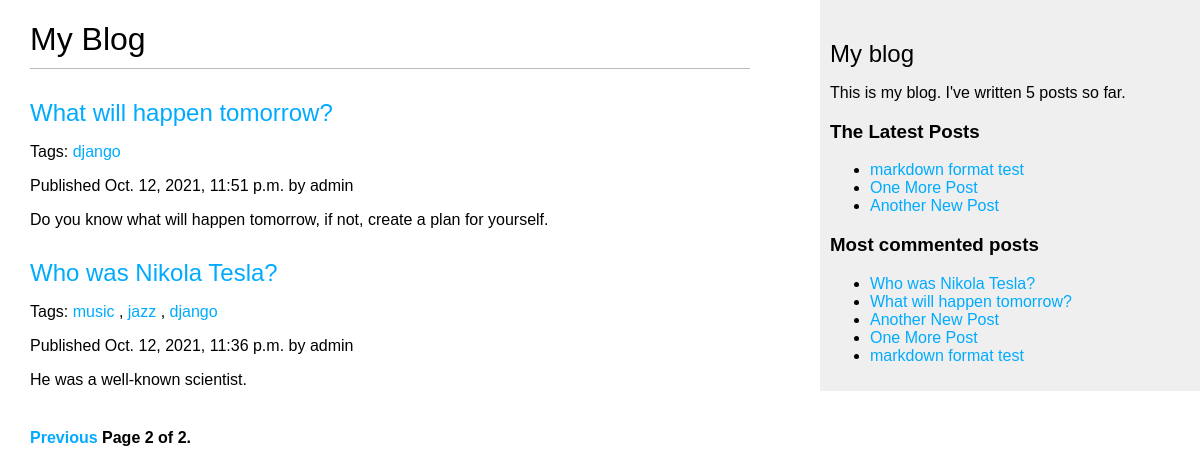
Screenshot of /blog/?page=2 with the database file from the repository.
### blog/models.py (models this page shows, shortened)
class Post(models.Model):
    STATUS_CHOICES = (
        ('draft', 'Draft'),
        ('published', 'Published'),
    )
    title = models.CharField(max_length=250)
    slug = models.SlugField(max_length=250, unique_for_date='publish')
    author = models.ForeignKey(User, on_delete=models.CASCADE, related_name='blog_posts')
    body = models.TextField()
    publish = models.DateTimeField(default=timezone.now)
    created = models.DateTimeField(auto_now_add=True)
    updated = models.DateTimeField(auto_now=True)
    status = models.CharField(max_length=10, choices=STATUS_CHOICES, default='draft')
    objects = models.Manager()
    published = PublishedManager()
    tags = TaggableManager()
    class Meta:
        ordering = ('-publish',)
    def get_absolute_url(self):
        return reverse('blog:post_detail', args=[self.publish.year, self.publish.month, self.publish.day, self.slug])

### blog/views.py (the view)
# urls.py: path('', views.post_list, name='post_list'),
def post_list(request, tag_slug=None):
    object_list = Post.published.all()
    tag = None
    if tag_slug:
        tag = get_object_or_404(Tag, slug=tag_slug)
        object_list = object_list.filter(tags__in=[tag])
    paginator = Paginator(object_list, 3)
    page = request.GET.get('page')
    try:
        posts = paginator.page(page)
    except PageNotAnInteger:
        posts = paginator.page(1)
    except EmptyPage:
        posts = paginator.page(paginator.num_pages)
    return render(request, 'blog/post/list.html', {'posts': posts, 'page': page, 'tag': tag})

### blog/models.py (called while the page is built)
    def get_queryset(self):
        return super(PublishedManager, self).get_queryset().filter(status='published')

### blog/templatetags/blog_tags.py (called while the page is built)
@register.simple_tag
def total_posts():
    return Post.published.count()

@register.inclusion_tag('blog/post/latest_posts.html')
def show_latest_posts(count=5):
    latest_posts = Post.published.order_by('-publish')[:count]
    return {'latest_posts': latest_posts}

@register.simple_tag
def get_most_commented_posts(count=5):
    return Post.published.annotate(total_comments=Count('comments')).order_by('-total_comments')[:count]

@register.filter(name='markdown')
def markdown_format(text):
    return mark_safe(markdown.markdown(text))

### blog/templates/blog/post/list.html (shortened to what this page needs)
{% extends "blog/base.html" %}
{% load blog_tags %}
{% block content %}
  <h1>My Blog</h1>
  {% for post in posts %}
    <h2>
      <a href="{{ post.get_absolute_url }}">
        {{ post.title }}
      </a>
    </h2>
    <p class="tags">
        Tags:
        {% for tag in post.tags.all %}
            <a href="{% url "blog:post_list_by_tag" tag.slug %}">
                {{ tag.name }}
            </a>
            {% if not forloop.last %}, {% endif %}
        {% endfor %}
    </p>
      Published {{ post.publish }} by {{ post.author }}
    {{ post.body|markdown|truncatewords_html:30 }}
  {% endfor %}
  {% include "pagination.html" with page=posts %}
{% endblock %}

### blog/templates/blog/base.html (shortened to what this page needs)
{% load blog_tags %}
{% load static %}
<!DOCTYPE html>
<html>
<head>
  <link href="{% static "css/blog.css" %}" rel="stylesheet">
</head>
<body>
  <div id="content">
    {% block content %}
    {% endblock %}
  </div>
  <div id="sidebar">
    <h2>My blog</h2>
    <p>This is my blog. I've written {% total_posts %} posts so far.</p>
    <h3>The Latest Posts</h3>
    {% show_latest_posts 3 %}
    <h3>Most commented posts</h3>
    {% get_most_commented_posts as most_commented_posts %}
    <ul>
      {% for post in most_commented_posts %}
        <li>
          <a href="{{ post.get_absolute_url }}">{{ post.title }}</a>
        </li>
      {% endfor %}
    </ul>
  </div>
</body>
</html>

### blog/templates/blog/post/latest_posts.html
<ul>
  {% for post in latest_posts %}
    <li>
      <a href="{{ post.get_absolute_url }}">{{ post.title }}</a>
    </li>
  {% endfor %}
</ul>

### blog/static/css/blog.css (style rules this page uses)
body { margin:0; padding:0; font-family:helvetica, sans-serif; }
a { color:#00abff; text-decoration:none; }
h1 { font-weight:normal; border-bottom:1px solid #bbb; padding:0 0 10px 0; }
h2 { font-weight:normal; margin:30px 0 0; }
#content { float:left; width:60%; padding:0 0 0 30px; }
#sidebar { float:right; width:30%; padding:10px; background:#efefef; height:100%; }

### rows the page displays
Post: title "What will happen tomorrow?", publish "Oct. 12, 2021, 11:51 p.m.", author "admin", body "Do you know what will happen tomorrow, if not, create a plan for yourself."
Tag: name "django"
Post: title "Who was Nikola Tesla?", publish "Oct. 12, 2021, 11:36 p.m.", author "admin", body "He was a well-known scientist."
Tag: name "music"
Tag: name "jazz"
Post: title "markdown format test"
Post: title "One More Post"
Post: title "Another New Post"

### other values shown
{{ page.number }} "2"
{{ page.paginator.num_pages }} "2"
